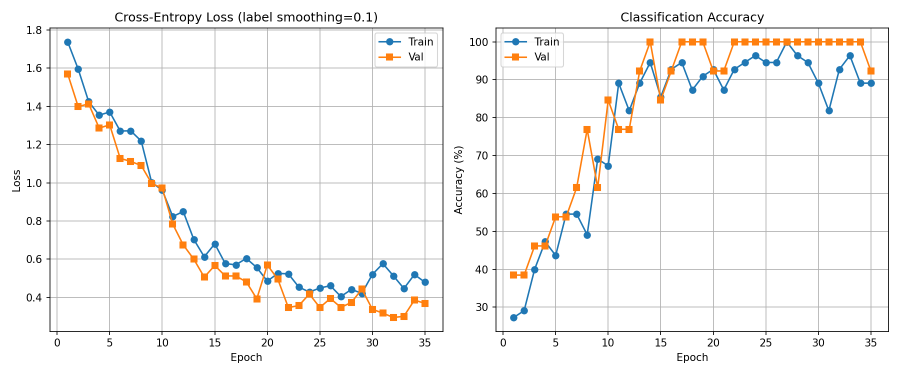
#> input picture South-African-Bank-Notes-Recognition/training_curves.png, 1800 x 750 px (shown at 1/2 size); its folder holds only this picture in this run
$ python -i preprocessing.py   (imports and definitions only)
#> lines starting #> are read from the running program, lines starting #| are printed output that depends on the picture
import cv2
import numpy as np

def equalize_histogram(image):

    if image is None:
        return None

    # If color (3 channels), process luminance only to preserve color
    if len(image.shape) == 3 and image.shape[2] == 3:
        # Convert to YUV (Y = luminance, UV = color)
        yuv = cv2.cvtColor(image, cv2.COLOR_BGR2YUV)
        # Equalize only the luminance channel
        yuv[:,:,0] = cv2.equalizeHist(yuv[:,:,0])
        # Convert back to BGR
        return cv2.cvtColor(yuv, cv2.COLOR_YUV2BGR)
    else:
        # Grayscale image - equalize directly
        return cv2.equalizeHist(image)


# [41 lines left out: functions equalize_clahe, enhance_resolution, not called in this run]


def load_image(image_path):
    return cv2.imread(image_path)


def apply_gaussian_smoothing(image, kernel_size=5):

    if image is None:
        return None
    # Ensure kernel size is odd (required by GaussianBlur)
    if kernel_size % 2 == 0:
        kernel_size += 1
    return cv2.GaussianBlur(image, (kernel_size, kernel_size), 0)


def preprocessing_global(image):

    if image is None:
        return None
    smoothed = apply_gaussian_smoothing(image, kernel_size=3)
    enhanced = equalize_histogram(smoothed)
    return enhanced


# [29 lines left out: functions preprocessing_CLAHE, preprocess_for_model, not called in this run]

>>> import cv2
>>> picture = cv2.imread('../training_curves.png')
#> picture is the input picture: shape (750, 1800, 3); mean B, G, R 244.7, 245.7, 246.5
>>> result = preprocessing_global(picture)
#> in equalize_histogram, `yuv = cv2.cvtColor(image, cv2.COLOR_BGR2YUV)`: yuv: shape (750, 1800, 3); mean of channels 0, 1, 2 245.8, 127.4, 128.6
#> in equalize_histogram, `yuv[:,:,0] = cv2.equalizeHist(yuv[:,:,0])`: yuv: shape (750, 1800, 3); mean of channels 0, 1, 2 221.6, 127.4, 128.6
#> in equalize_histogram, `return cv2.cvtColor(yuv, cv2.COLOR_YUV2BGR)`:
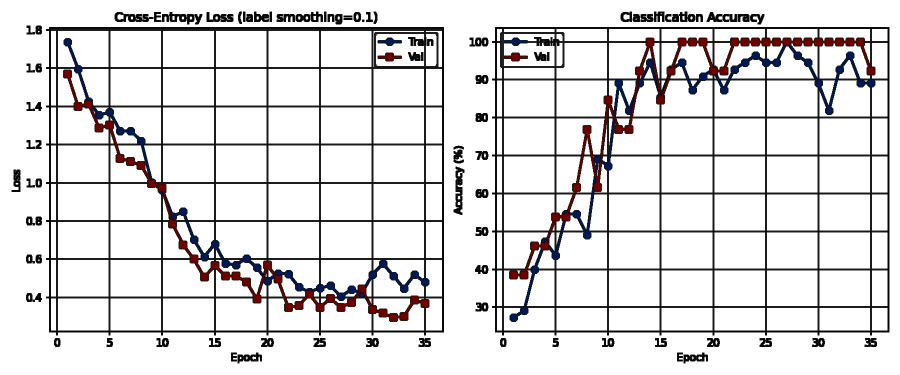
#> returned value: shape (750, 1800, 3) (shown at 1/2 size); mean B, G, R 222.3, 221.7, 223
